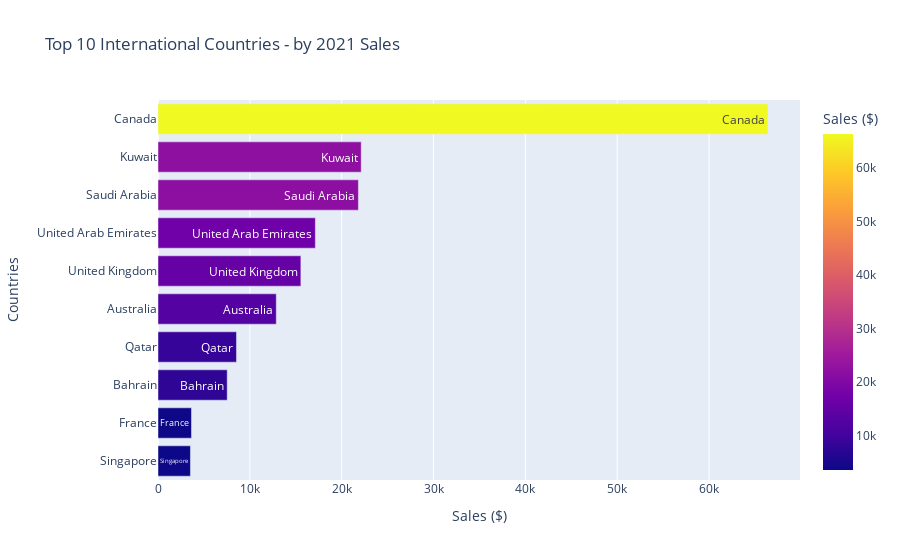

This figure's notebook cell:
### Code cell
fig6 = px.bar(df_top_10_country_no_us, y='country',
             x='sum',
             color="sum",
             orientation='h',
             text='country',
             labels={"sum": "Sales ($)","country":'Countries'}, 
             title="Top 10 International Countries - by 2021 Sales")
fig6.update_traces(textposition='inside')
fig6.show()
fig6.write_html("../Graphs/Top_10_International_Countries.html")

### Figure 1 — Plotly figure (JSON) as saved in the notebook; plotly's stock layout.template omitted (floating-point values rounded to 4 significant figures)
{"data": [{"alignmentgroup": "True", "hovertemplate": "Sales ($)=%{marker.color}<br>Countries=%{text}<extra></extra>", "legendgroup": "", "marker": {"color": [3532, 3644, 7535, 8545, 12877, 15555, 17132, 21819, 22126, 66405], "coloraxis": "coloraxis", "pattern": {"shape": ""}}, "name": "", "offsetgroup": "", "orientation": "h", "showlegend": false, "text": ["Singapore", "France", "Bahrain", "Qatar", "Australia", "United Kingdom", "United Arab Emirates", "Saudi Arabia", "Kuwait", "Canada"], "textposition": "inside", "type": "bar", "x": [3532, 3644, 7535, 8545, 12877, 15555, 17132, 21819, 22126, 66405], "xaxis": "x", "y": ["Singapore", "France", "Bahrain", "Qatar", "Australia", "United Kingdom", "United Arab Emirates", "Saudi Arabia", "Kuwait", "Canada"], "yaxis": "y"}], "layout": {"barmode": "relative", "coloraxis": {"colorbar": {"title": {"text": "Sales ($)"}}, "colorscale": [[0, "#0d0887"], [0.1111, "#46039f"], [0.2222, "#7201a8"], [0.3333, "#9c179e"], [0.4444, "#bd3786"], [0.5556, "#d8576b"], [0.6667, "#ed7953"], [0.7778, "#fb9f3a"], [0.8889, "#fdca26"], [1, "#f0f921"]]}, "legend": {"tracegroupgap": 0}, "title": {"text": "Top 10 International Countries - by 2021 Sales"}, "xaxis": {"anchor": "y", "domain": [0, 1], "title": {"text": "Sales ($)"}}, "yaxis": {"anchor": "x", "domain": [0, 1], "title": {"text": "Countries"}}}}
